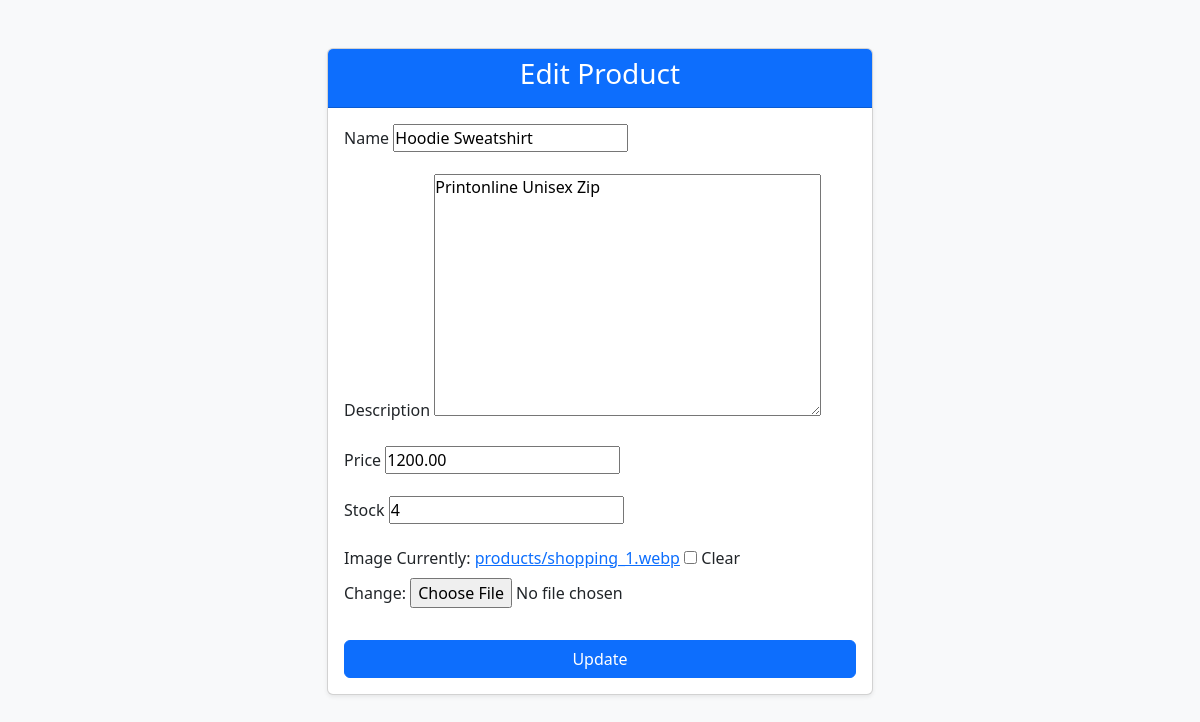
/shop/product/5/edit/, run on the app's committed database.
### shop/models.py (models this page shows, shortened)
class Product(models.Model):
   name=models.CharField(max_length=100)
   description=models.TextField()
   price=models.DecimalField(max_digits=10, decimal_places=2)
   stock=models.IntegerField()
   image=models.ImageField(upload_to='products/', null=True, blank=True)
   created_at=models.DateTimeField(auto_now_add=True)

### shop/views.py (the view, shortened to what this page needs)
# urls.py: path('product/<int:pk>/edit/',Product_UpdateView.as_view(),name="product_edit"),
class Product_UpdateView(UpdateView,UserPassesTestMixin):
    model = Product
    template_name = "shop/product_form.html"
    fields = ["name", "description", "price", "stock", "image"]
    success_url = reverse_lazy("home")

### shop/templates/shop/product_form.html (shortened to what this page needs)
{% load static %}
<!DOCTYPE html>
<html lang="en">
<head>
    <link rel="stylesheet" href="{% static 'CSS/style_one.css' %}">
    <link href="https://cdn.jsdelivr.net/npm/bootstrap@5.3.8/dist/css/bootstrap.min.css" rel="stylesheet">
</head>
<body class="bg-light">
  <div class="container">
    <div class="row justify-content-center mt-5">
      <div class="col-md-6">
        <div class="card shadow-sm">
          <div class="card-header text-center bg-primary text-white">
            <h3>{% if form.instance.pk %}Edit Product{% else %}Add Product{% endif %}</h3>
          </div>
          <div class="card-body">
            <form method="post" enctype="multipart/form-data">
              {% for field in form %}
                <div class="mb-3">
                  <label class="form-label">{{ field.label }}</label>
                  {{ field }}
                </div>
              {% endfor %}
              <button type="submit" class="btn btn-primary w-100 mt-3">
                {% if form.instance.pk %}Update{% else %}Add{% endif %}
              </button>
            </form>
          </div>
        </div>
      </div>
    </div>
  </div>
</body>
</html>

### shop/static/CSS/style_one.css (style rules this page uses)
* { margin: 0; padding: 0; box-sizing: border-box; }

### data on the page
Product: form "Hoodie Sweatshirt" "Printonline Unisex Zip" "1200.00" "4"

### other printed values
{{ field.label }} "Name" "Description" "Price" "Stock" "Image"
